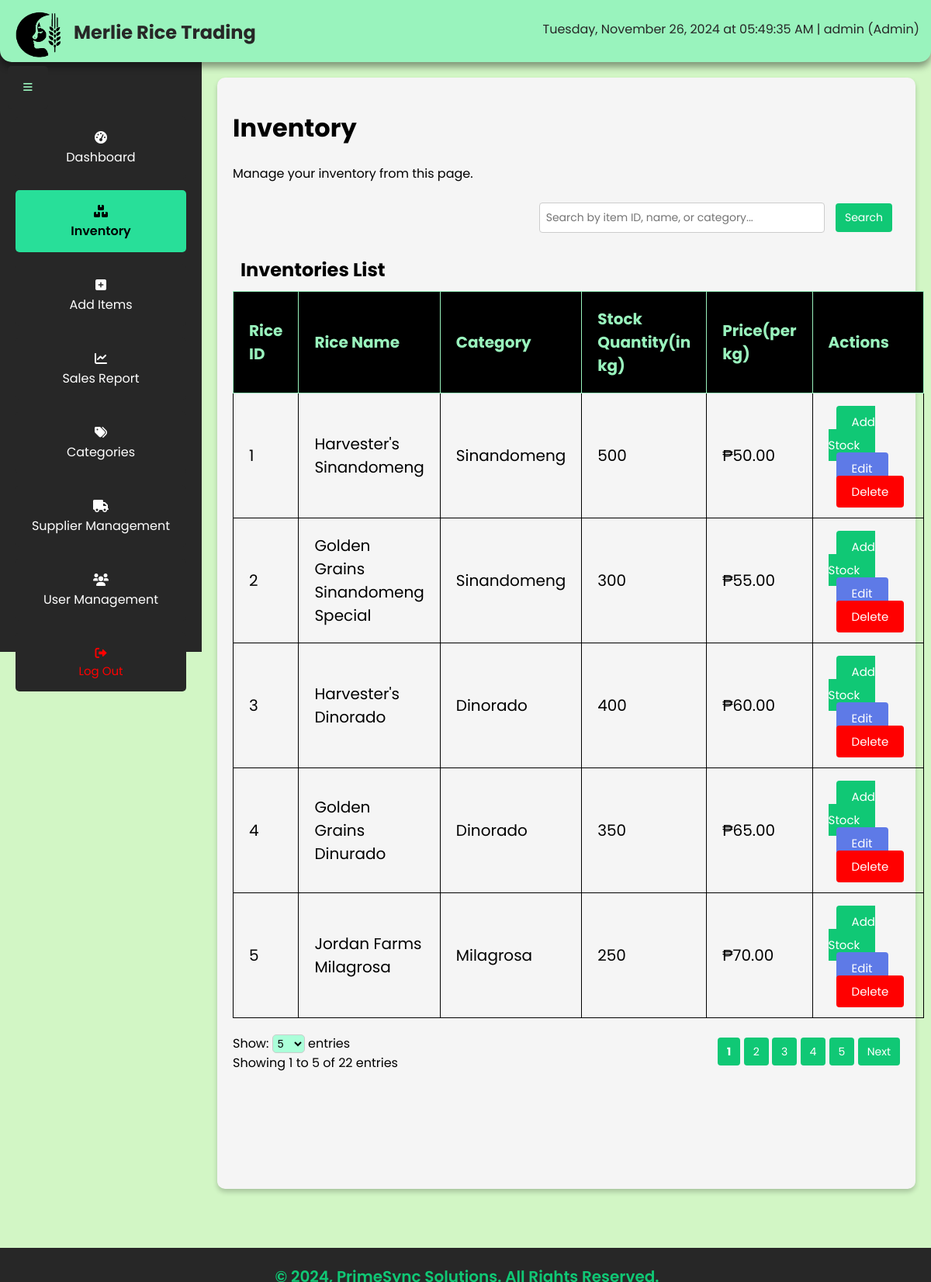
The page /inventory.php (signed in) on the database its author committed.
### tables this page shows
CREATE TABLE IF NOT EXISTS `items` (
  `item_id` int(11) NOT NULL AUTO_INCREMENT,
  `item_name` varchar(100) NOT NULL,
  `ProcessingMethod` varchar(100) DEFAULT NULL,
  `Region` varchar(100) DEFAULT NULL,
  `date_time` datetime DEFAULT NULL,
  `StockQuantity` int(11) NOT NULL,
  `supplier_name` varchar(100) DEFAULT NULL,
  `supplier_id` int(11) DEFAULT NULL,
  `QualityGrade` varchar(100) DEFAULT NULL,
  `MinimumStockLevel` int(11) NOT NULL,
  `item_price` decimal(10,2) DEFAULT NULL,
  `creator` varchar(100) DEFAULT NULL,
  `cat_id` int(11) DEFAULT NULL,
  `category` varchar(100) DEFAULT NULL,
  PRIMARY KEY (`item_id`),
  FOREIGN KEY (`cat_id`) REFERENCES `category` (`cat_id`) ON DELETE SET NULL ON UPDATE CASCADE,
  FOREIGN KEY (`category`) REFERENCES `category` (`category`) ON DELETE SET NULL ON UPDATE CASCADE,
  FOREIGN KEY (`supplier_id`) REFERENCES `suppliers` (`supplier_id`) ON DELETE CASCADE ON UPDATE CASCADE,
  FOREIGN KEY (`supplier_name`) REFERENCES `suppliers` (`supplier_name`) ON DELETE CASCADE ON UPDATE CASCADE
);

### inventory.php (the view, shortened to what this page needs)
<?php
include 'db_connector.php';
$entries_per_page = isset($_GET['entries']) ? (int)$_GET['entries'] : 5;
$page = isset($_GET['page']) ? (int)$_GET['page'] : 1;
$offset = ($page - 1) * $entries_per_page;
$search_query = "";
if (isset($_GET['search'])) {
    $search_query = $_GET['search'];
    $sql = "SELECT * FROM items WHERE item_id LIKE '%$search_query%' OR item_name LIKE '%$search_query%' OR category LIKE '%$search_query%'";
    $count_sql = "SELECT COUNT(*) AS total FROM items WHERE item_id LIKE '%$search_query%' OR item_name LIKE '%$search_query%' OR category LIKE '%$search_query%'";
} else {
    $sql = "SELECT * FROM items";
    $count_sql = "SELECT COUNT(*) AS total FROM items";
}
$result = $conn->query($sql);
$count_result = $conn->query($count_sql);
$total_entries = $count_result->fetch_assoc()['total'];
$total_pages = ceil($total_entries / $entries_per_page);
$start_entry = ($offset + 1);
$end_entry = min(($offset + $entries_per_page), $total_entries);
$low_stock_items = [];
$normal_stock_items = [];
if ($result->num_rows > 0) {
    while ($row = $result->fetch_assoc()) {
        if ($row['StockQuantity'] <= $row['MinimumStockLevel']) {
            $low_stock_items[] = $row;
        } else {
            $normal_stock_items[] = $row;
        }
    }
}
$all_items = array_merge($low_stock_items, $normal_stock_items);
$displayed_items = array_slice($all_items, $offset, $entries_per_page);
?>
<!DOCTYPE html>
<html lang="en">
<head>
    <link rel="stylesheet" href="/PrimeSync_IMS/assets/Css/index.css?v=<?php echo time(); ?>">
</head>
<body>
    <?php include 'header.php'; ?>
    <?php include 'sidebar.php'; ?>
    <div class="dashboard-container">
        <h1>Inventory</h1>
        <p>Manage your inventory from this page.</p>
        <div class="search-bar">
            <form method="GET" action="">
                <input type="text" name="search" placeholder="Search by item ID, name, or category..." value="<?php echo htmlspecialchars($search_query); ?>">
                <button type="submit" class="modal-btn add">Search</button>
            </form>
        </div>
        <table class="inventory-table">
            <caption style="text-align: left;">Inventories List</caption>
            <thead>
                <tr>
                    <th>Rice ID</th>
                    <th>Rice Name</th>
                    <th>Category</th>
                    <th>Stock Quantity(in kg)</th>
                    <th>Price(per kg)</th>
                    <th>Actions</th>
                </tr>
            </thead>
            <tbody>
                <?php if (count($displayed_items) > 0): ?>
                    <?php foreach ($displayed_items as $row): ?>
                        <tr class="<?php echo ($row['StockQuantity'] <= $row['MinimumStockLevel']) ? 'low-stock' : ''; ?>">
                            <td><?php echo $row['item_id']; ?></td>
                            <td><?php echo $row['item_name']; ?></td>
                            <td><?php echo $row['category']; ?></td>
                            <td><?php echo $row['StockQuantity']; ?></td>
                            <td><?php echo '₱'; echo $row['item_price']; ?></td>
                                <td class="action-buttons">
                                    <a href="add_quantity.php?id=<?php echo $row['item_id']; ?>" class="modal-btn add">Add Stock</a>
                                <?php if ($role !== 'Clerk'): ?>
                                    <a href="edit_item.php?id=<?php echo $row['item_id']; ?>" class="edit-btn modal-btn edit">Edit</a>
                                    <a href="delete_item.php?id=<?php echo $row['item_id']; ?>" class="delete-btn modal-btn confirm-red">Delete</a>
                                <?php endif; ?>
                                </td>
                        </tr>
                    <?php endforeach; ?>
                <?php else: ?>
                    <tr>
                        <td colspan="6">No items found.</td>
                    </tr>
                <?php endif; ?>
            </tbody>
        </table>
        <div class="entries-per-page">
            <form method="GET" action="">
                <label for="entries">Show:</label>
                <select name="entries" id="entries" onchange="this.form.submit()">
                    <option value="5" <?php if ($entries_per_page == 5) echo 'selected'; ?>>5</option>
                </select> entries
            </form>
        </div>
        <div class="entry-counter">
            <?php if ($total_entries > 0): ?>
                Showing <?php echo $start_entry; ?> to <?php echo $end_entry; ?> of <?php echo $total_entries; ?> entries
            <?php else: ?>
                Showing 0 entries
            <?php endif; ?>
        </div>
        <div class="pagination">
            <?php for ($i = 1; $i <= $total_pages; $i++): ?>
                <a href="?page=<?php echo $i; ?>&entries=<?php echo $entries_per_page; ?>&search=<?php echo htmlspecialchars($search_query); ?>" <?php if ($i == $page) echo 'style="font-weight: bold;"'; ?>><?php echo $i; ?></a>
            <?php endfor; ?>
            <?php if ($page < $total_pages): ?>
                <a href="?page=<?php echo $page + 1; ?>&entries=<?php echo $entries_per_page; ?>&search=<?php echo htmlspecialchars($search_query); ?>">Next</a>
            <?php endif; ?>
        </div>
        <br>
        <br>
    </div>
    <?php include 'footer.php'; ?>
</body>
</html>

### assets/Css/index.css (style rules this page uses)
body { background-color: #D2F6C5; margin: 0; line-height: normal; font-family: 'Poppins', sans-serif; padding-top: 60px; }
.modal-btn { padding: 10px 20px; margin: 10px; border: none; border-radius: 5px; cursor: pointer; font-family: 'Poppins', sans-serif; }
.confirm-red { background-color: red; color: white; }
.dashboard-container { margin: 40px 20px 10% 280px; padding: 20px; padding-bottom: 100px; background-color: #f5f5f5; border-radius: 10px; box-shadow: 0 4px 6px rgba(0, 0, 0, 0.2); }
table caption { caption-side: top; font-size: 24px; font-weight: bold; padding: 10px; }
table { width: 100%; border-collapse: collapse; margin-top: 20px; }
th, td { border: 1px solid; padding: 15px; padding-left: 15px; padding-right: 15px; text-align: left; font-size: 20px; }
th { background-color: #000; color: #99F3BD; padding: 15px; padding-left: 5px; padding-right: 5px; font-size: 20px; text-align: center; }
.modal-btn.confirm-red { background-color: red; color: white; }
.modal-btn.edit { background-color: #5e7ae7; color: white; }
.modal-btn.add { background-color: #10c875; color: #fff; }
#entriesSelect, #entries { padding: 2px; border-radius: 5px; cursor: pointer; background-color: #abffd9; }
.search-bar input[type="text"] { font-family: 'Poppins', sans-serif; width: calc(100% - 20px); padding: 10px; margin: 0 auto 20px auto; border-radius: 5px; font-size: 16px; }
.search-bar, .pagination { float: right; }
.search-bar input[type="text"], .entries-per-page select { padding: 8px; font-size: 14px; border: 1px solid #ccc; border-radius: 4px; }
.search-bar button, .pagination a, .page-controller button { padding: 8px 12px; font-size: 14px; background-color: #10c875; color: white; border: none; border-radius: 4px; cursor: pointer; text-decoration: none; }
.pagination { margin-top: -40px; }
.entries-per-page { margin-top: 20px; }
.inventory-table { width: 100%; border-collapse: collapse; margin-top: 20px; }
.inventory-table th, .inventory-table td { border: 1px solid; padding: 20px; text-align: left; }
.action-buttons a { padding: 10px 20px; text-decoration: none; color: white; border-radius: 4px; margin-right: 5px; font-size: 15px; }
.search-bar input[type="text"] { width: 350px; }

### rows shown on the page
items: item_id "1", item_name "Harvester's Sinandomeng", category "Sinandomeng", StockQuantity "500", item_price "50.00"
items: item_id "2", item_name "Golden Grains Sinandomeng Special", category "Sinandomeng", StockQuantity "300", item_price "55.00"
items: item_id "3", item_name "Harvester's Dinorado", category "Dinorado", StockQuantity "400", item_price "60.00"
items: item_id "4", item_name "Golden Grains Dinurado", category "Dinorado", StockQuantity "350", item_price "65.00"
items: item_id "5", item_name "Jordan Farms Milagrosa", category "Milagrosa", StockQuantity "250", item_price "70.00"

### other values the page prints
$start_entry "1"
$end_entry "5"
$total_entries "22"
